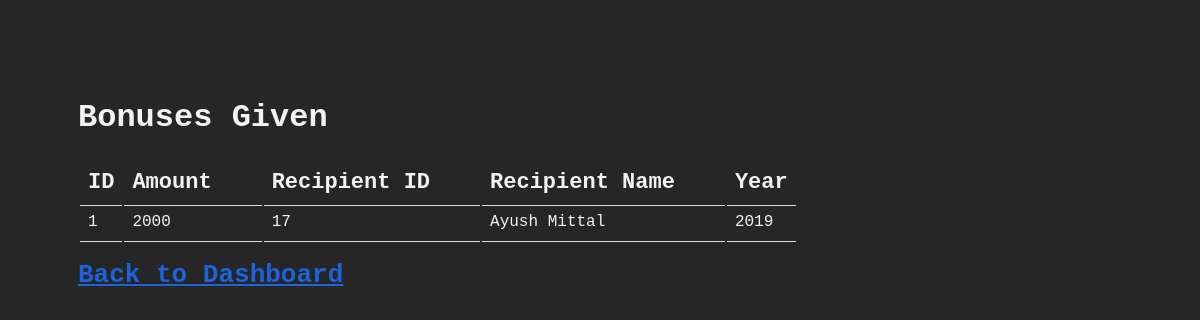
The page /user/list_bonuses_given.php (signed in) on the database its author committed.
### tables this page shows
CREATE TABLE bonus(
   bonus_id       	   integer not null auto_increment,
   amount               integer,
   
   receiver_wrk_id          integer,
   giver_wrk_id        integer,
   
  primary key (bonus_id,receiver_wrk_id,giver_wrk_id),
 
  foreign key (giver_wrk_id) references worker(wrk_id) 
  On Update Cascade
  On Delete Cascade,
  foreign key (receiver_wrk_id) references worker(wrk_id)
  On Update Cascade
  On Delete Cascade
);

CREATE TABLE worker (
  wrk_id        			integer not null auto_increment,
  wrk_name      			varchar(100) not null,
  starting_year_id       	integer, 
  password 					varchar(255),
  
  primary key (wrk_id),
   foreign key (starting_year_id) references year(year_id)
);

CREATE TABLE yearly_bonus(
   year_id       	    integer,
  bonus_id              integer,
   receiver_wrk_id          integer,
   giver_wrk_id        integer,
   
  primary key (bonus_id,receiver_wrk_id,giver_wrk_id,year_id),
  
  foreign key (bonus_id,receiver_wrk_id,giver_wrk_id) references bonus(bonus_id,receiver_wrk_id,giver_wrk_id)
  On update cascade
  On delete cascade,
  
  foreign key (year_id) references year(year_id)
);

### user/list_bonuses_given.php (the view, shortened to what this page needs)
<?php
require("../connection.php");
$my_wrk_id = $_SESSION['curr_user']['wrk_id'];
$sql_query = "SELECT  bonus.bonus_id, bonus.amount,  bonus.receiver_wrk_id, wrk_name, year_id
FROM  bonus JOIN worker ON receiver_wrk_id = wrk_id
		JOIN yearly_bonus ON yearly_bonus.bonus_id = bonus.bonus_id
WHERE bonus.giver_wrk_id = $my_wrk_id
";
$bonus_rows = array();
$statement = $sql_query;
$result = $conn->query($statement);
$numresults = mysqli_num_rows($result);
if ($numresults != 0) {
    while ($numresults != 0) {
        $rows = $result->fetch_assoc();
        $bonus_rows[] = $rows;
        $numresults--;
    }
}
?>
<!DOCTYPE html>
<html>
<head>
    <link rel="stylesheet" href="../stylesheets/user_list_style.css">
</head>
<body>
<h1>Bonuses Given</h1>
<?php
if (!empty($bonus_rows)) {
    ?>
    <table>
        <tr>
            <th class="thin">ID</th>
            <th>Amount</th>
            <th>Recipient ID</th>
            <th>Recipient Name</th>
            <th class="thin">Year</th>
        </tr>
        <?php
        for ($i = 0; $i < count($bonus_rows); $i++) {
            ?>
            <tr>
                <td class="thin"><?php print $bonus_rows[$i]['bonus_id']; ?></td>
                <td><?php print $bonus_rows[$i]['amount']; ?></td>
                <td><?php print $bonus_rows[$i]['receiver_wrk_id']; ?></td>
                <td><?php print $bonus_rows[$i]['wrk_name']; ?></td>
                <td class="thin"><?php print $bonus_rows[$i]['year_id']; ?></td>
            </tr>
            <?php
        }
        ?>
    </table>
    <?php
} else {
    ?>
    <p>You don't have any given bonuses yet!</p>
    <?php
}
?>
<p><a href='dashboard.php'>Back to Dashboard</a></p>
</body>
</html>

### stylesheets/user_list_style.css (style rules this page uses)
body { font-family: "Courier New", "Times New Roman", Times, serif; background-color: #262626; color: #f2f2f2; padding: 70px; }
a { color: #1C63DC; font-size: 26px; font-weight: bold; }
th { font-weight: bold; font-size: 22px; padding: 10px 50px 10px 8px; text-align: left; border-bottom: 1px solid #ddd; }
th.thin { padding: 10px 8px 10px 8px; }
td { padding: 5px 50px 10px 8px; text-align: left; border-bottom: 1px solid #ddd; }
td.thin { padding: 5px 8px 10px 8px; }
::placeholder { color: #f2f2f2; }

### rows shown on the page
bonus: bonus "1", amount "2000", receiver_wrk "17", receiver_wrk.wrk_name "Ayush Mittal", yearly_bonus.year_id "2019"
